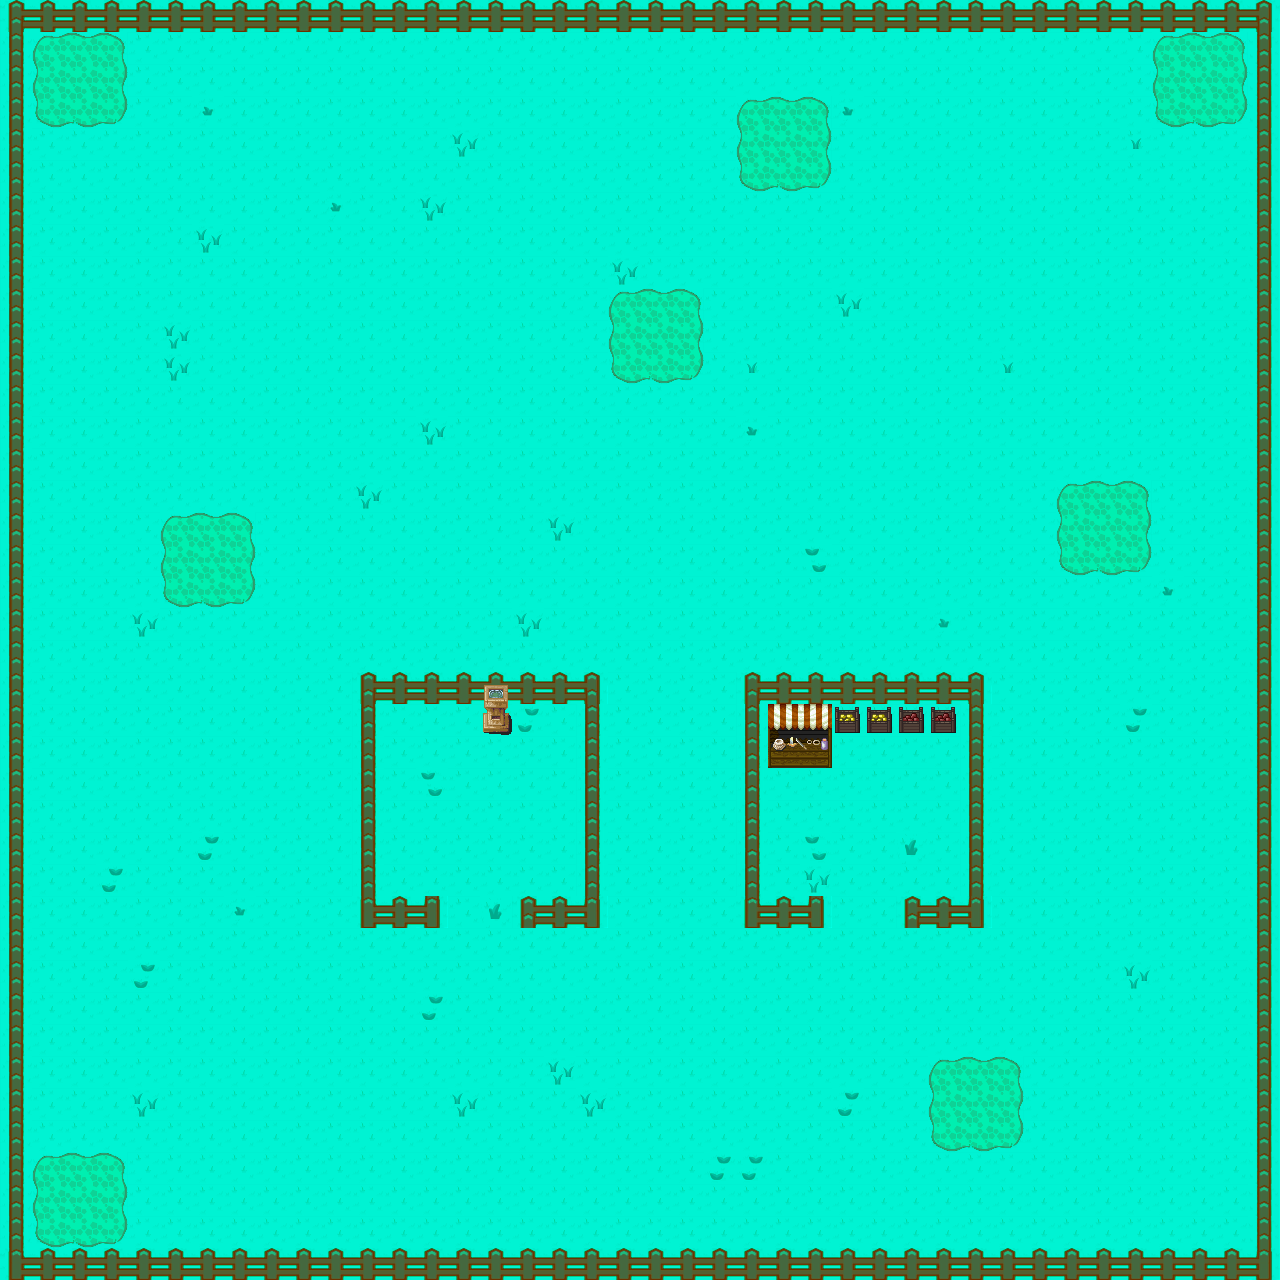

The image is a tile-based game level rendered from a .tmx file. Its description and source (layers, tilesets, objects; grid data summarised) follow:
An orthogonal 40x40 tile map with 32x32 px tiles, 2 tile layers (Tile Layer 1, Tile Layer 2), 4 tilesets and 118 objects.

<map version="1.2" tiledversion="1.2.5" orientation="orthogonal" renderorder="right-down" width="40" height="40" tilewidth="32" tileheight="32" infinite="0" nextlayerid="4" nextobjectid="162">
 <tileset firstgid="1" name="adventure-tiles" tilewidth="32" tileheight="32" tilecount="40" columns="10">
  <image source="adventure-tiles.png" width="320" height="128" />
 </tileset>
 <tileset firstgid="41" name="object-tiles" tilewidth="32" tileheight="32" tilecount="8" columns="8">
  <image source="object-tiles.png" width="256" height="32" />
  <tile id="0">
   <properties>
    <property name="name" value="Bush" />
   </properties>
  </tile>
  <tile id="1">
   <properties>
    <property name="name" value="Rock" />
   </properties>
  </tile>
  <tile id="2">
   <properties>
    <property name="name" value="Coin" />
   </properties>
  </tile>
  <tile id="3">
   <properties>
    <property name="name" value="Treasure" />
   </properties>
  </tile>
  <tile id="4">
   <properties>
    <property name="name" value="Flyer" />
   </properties>
  </tile>
  <tile id="5">
   <properties>
    <property name="id" value="default" />
    <property name="name" value="NPC" />
    <property name="text" value="Hello, world!" />
   </properties>
  </tile>
  <tile id="6">
   <properties>
    <property name="name" value="ShopHeart" />
   </properties>
  </tile>
  <tile id="7">
   <properties>
    <property name="name" value="ShopArrow" />
   </properties>
  </tile>
 </tileset>
 <tileset firstgid="49" name="adventure-tiles2" tilewidth="32" tileheight="32" tilecount="40" columns="10">
  <image source="adventure-tiles2.png" width="320" height="128" />
 </tileset>
 <tileset firstgid="89" name="Castle2(1)" tilewidth="32" tileheight="32" tilecount="256" columns="16">
  <image source="Castle2(1).png" width="512" height="512" />
 </tileset>
 <layer id="1" name="Tile Layer 1" width="40" height="40">
  <data>[1600 cells, 1600 non-empty, 23 distinct tile ids]</data>
 </layer>
 <layer id="3" name="Tile Layer 2" width="40" height="40">
  <data>[1600 cells, 10 non-empty, 8 distinct tile ids]</data>
 </layer>
 <objectgroup id="2" name="Object Layer 1">
  <object id="1" x="0" y="0" width="1280" height="32">
   <properties>
    <property name="name" value="Solid" />
   </properties>
  </object>
  <object id="3" x="0" y="32" width="32" height="1248">
   <properties>
    <property name="name" value="Solid" />
   </properties>
  </object>
  <object id="4" x="1248" y="32" width="32" height="1248">
   <properties>
    <property name="name" value="Solid" />
   </properties>
  </object>
  <object id="5" x="32" y="1248" width="1216" height="32">
   <properties>
    <property name="name" value="Solid" />
   </properties>
  </object>
  <object id="6" x="640" y="1088" width="32" height="32">
   <properties>
    <property name="name" value="start" />
   </properties>
  </object>
  <object id="23" gid="46" x="464" y="928" width="32" height="32">
   <properties>
    <property name="id" value="Gatekeeper" />
    <property name="text" value="Hello, world!" />
   </properties>
  </object>
  <object id="24" gid="47" x="800" y="832" width="32" height="32" />
  <object id="25" gid="48" x="896" y="832" width="32" height="32" />
  <object id="26" gid="46" x="845.333" y="774.667" width="32" height="32">
   <properties>
    <property name="id" value="Shopkeeper" />
    <property name="text">1 Heart for 3 Coins! 
 3 Angels for 4 Coins!</property>
   </properties>
  </object>
  <object id="30" gid="44" x="464.667" y="785.333" width="32" height="32" />
  <object id="36" gid="41" x="320" y="960" width="32" height="32" />
  <object id="37" gid="41" x="288" y="992" width="32" height="32" />
  <object id="38" gid="41" x="288" y="1024" width="32" height="32" />
  <object id="39" gid="41" x="288" y="1056" width="32" height="32" />
  <object id="40" gid="42" x="288" y="1088" width="32" height="32" />
  <object id="41" gid="42" x="320" y="1184" width="32" height="32" />
  <object id="43" gid="42" x="1024" y="1056" width="32" height="32" />
  <object id="44" gid="42" x="1056" y="1184" width="32" height="32" />
  <object id="45" gid="42" x="992" y="1216" width="32" height="32" />
  <object id="46" gid="41" x="992" y="960" width="32" height="32" />
  <object id="47" gid="41" x="1056" y="1152" width="32" height="32" />
  <object id="48" gid="41" x="992" y="992" width="32" height="32" />
  <object id="49" gid="41" x="1024" y="1024" width="32" height="32" />
  <object id="50" gid="41" x="1056" y="1088" width="32" height="32" />
  <object id="51" gid="41" x="1056" y="1120" width="32" height="32" />
  <object id="52" gid="41" x="1024" y="1216" width="32" height="32" />
  <object id="53" gid="41" x="1056" y="1056" width="32" height="32" />
  <object id="54" gid="41" x="1024" y="1088" width="32" height="32" />
  <object id="55" gid="41" x="992" y="1024" width="32" height="32" />
  <object id="56" gid="41" x="1056" y="800" width="32" height="32" />
  <object id="57" gid="41" x="992" y="1248" width="32" height="32" />
  <object id="59" gid="41" x="1024" y="1184" width="32" height="32" />
  <object id="60" gid="41" x="288" y="1120" width="32" height="32" />
  <object id="61" gid="41" x="320" y="992" width="32" height="32" />
  <object id="62" gid="41" x="352" y="960" width="32" height="32" />
  <object id="63" gid="41" x="960" y="960" width="32" height="32" />
  <object id="64" gid="41" x="320" y="1152" width="32" height="32" />
  <object id="65" gid="41" x="288" y="1152" width="32" height="32" />
  <object id="66" gid="41" x="288" y="1184" width="32" height="32" />
  <object id="67" gid="41" x="288" y="1216" width="32" height="32" />
  <object id="68" gid="41" x="320" y="1216" width="32" height="32" />
  <object id="69" gid="41" x="320" y="1248" width="32" height="32" />
  <object id="71" gid="41" x="576" y="672" width="32" height="32" />
  <object id="72" gid="41" x="608" y="672" width="32" height="32" />
  <object id="73" gid="41" x="672" y="640" width="32" height="32" />
  <object id="74" gid="41" x="704" y="672" width="32" height="32" />
  <object id="75" x="736" y="672" width="256" height="32">
   <properties>
    <property name="name" value="Solid" />
   </properties>
  </object>
  <object id="78" x="352" y="672" width="256" height="32">
   <properties>
    <property name="name" value="Solid" />
   </properties>
  </object>
  <object id="79" x="352" y="896" width="96" height="32">
   <properties>
    <property name="name" value="Solid" />
   </properties>
  </object>
  <object id="80" x="512" y="896" width="96" height="32">
   <properties>
    <property name="name" value="Solid" />
   </properties>
  </object>
  <object id="81" x="736" y="896" width="96" height="32">
   <properties>
    <property name="name" value="Solid" />
   </properties>
  </object>
  <object id="82" x="896" y="896" width="96" height="32">
   <properties>
    <property name="name" value="Solid" />
   </properties>
  </object>
  <object id="83" x="960" y="704" width="32" height="192">
   <properties>
    <property name="name" value="Solid" />
   </properties>
  </object>
  <object id="84" x="736" y="704" width="32" height="192">
   <properties>
    <property name="name" value="Solid" />
   </properties>
  </object>
  <object id="85" x="572" y="705" width="41" height="192">
   <properties>
    <property name="name" value="Solid" />
   </properties>
  </object>
  <object id="86" x="352" y="704" width="32" height="192">
   <properties>
    <property name="name" value="Solid" />
   </properties>
  </object>
  <object id="87" gid="45" x="192" y="1088" width="32" height="32" />
  <object id="90" gid="45" x="1088" y="928" width="32" height="32" />
  <object id="92" gid="43" x="961" y="1247" width="32" height="32" />
  <object id="94" gid="42" x="544" y="416" width="32" height="32" />
  <object id="95" gid="42" x="288" y="544" width="32" height="32" />
  </objectgroup>
</map>
<!-- 57 of 118 objects omitted -->
